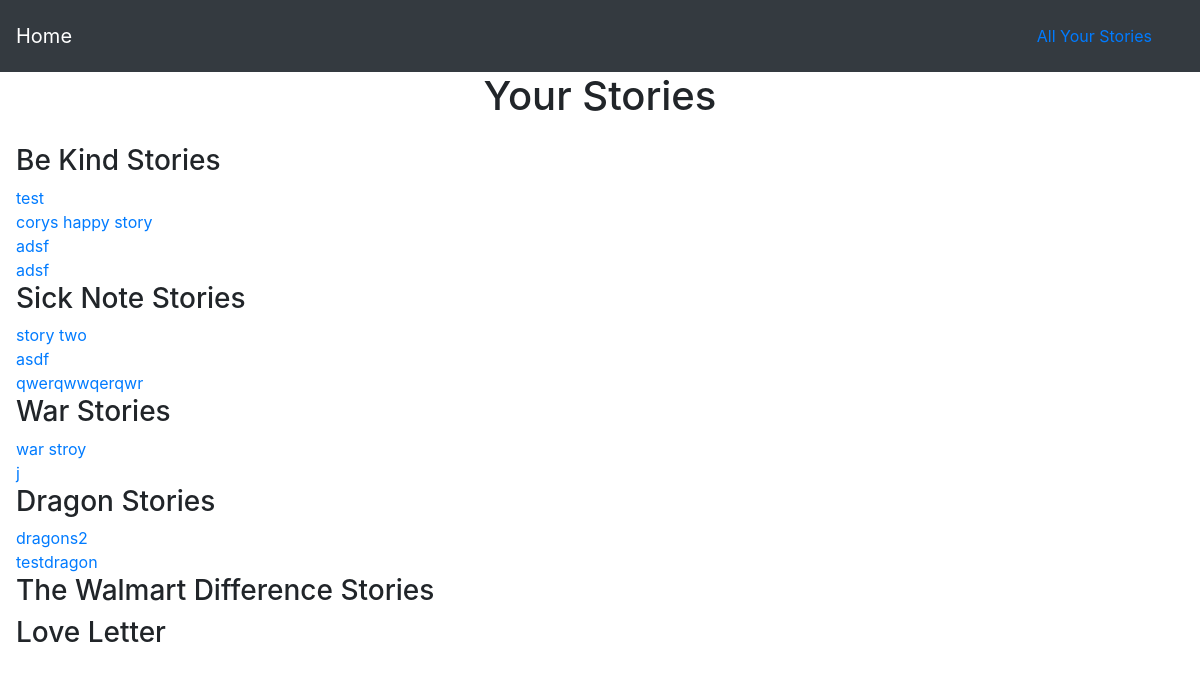
Page /all_stories on the earlier database version.
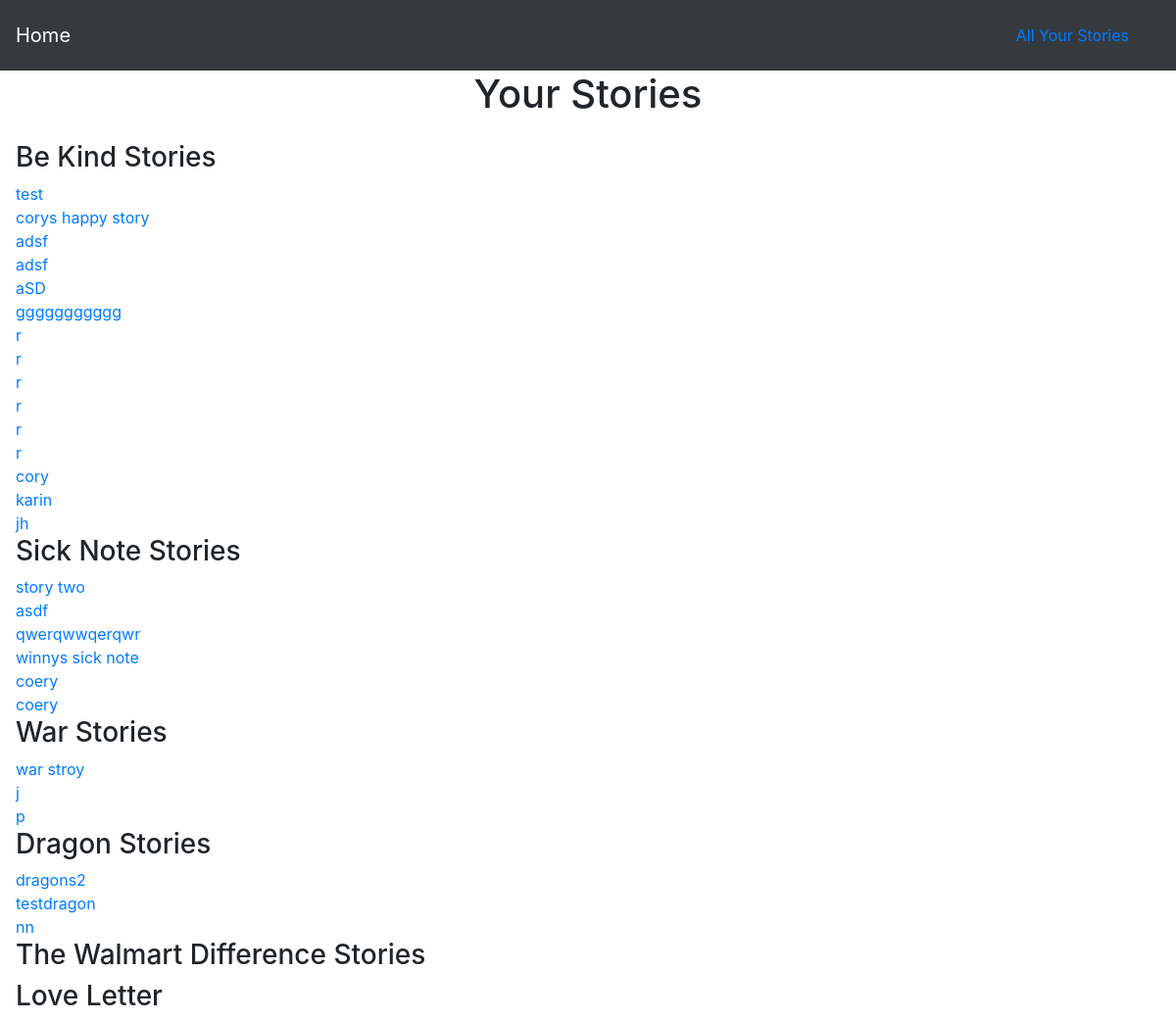
Same page on the later database version.
### story_time/models.py (models this page shows)
class StoryOne(models.Model):
    story_name = models.CharField(max_length=200)
    noun_one = models.CharField(max_length=20)
    noun_two = models.CharField(max_length=20)
    noun_three = models.CharField(max_length=20)
    place = models.CharField(max_length=20)
    adjective = models.CharField(max_length=20)
    noun_four = models.CharField(max_length=20)

class StoryTwo(models.Model):
    story_name = models.CharField(max_length=200)
    silly_word1 = models.CharField(max_length=30)
    last_name = models.CharField(max_length=30)
    illness = models.CharField(max_length=30)
    noun_plural = models.CharField(max_length=30)
    adjective1 = models.CharField(max_length=30)
    adjective2 = models.CharField(max_length=30)
    silly_word2 = models.CharField(max_length=30)
    place = models.CharField(max_length=30)
    number = models.IntegerField()
    adjective3 = models.CharField(max_length=30)

class StoryWar(models.Model):
    story_name = models.CharField(max_length=200)
    noun1 = models.CharField(max_length=200)
    noun2 = models.CharField(max_length=200)
    noun3 = models.CharField(max_length=200)
    occupation = models.CharField(max_length=200)
    verb = models.CharField(max_length=200)
    place = models.CharField(max_length=200)
    verb2 = models.CharField(max_length=200)
    noun4 = models.CharField(max_length=200)
    verb3 = models.CharField(max_length=200)
    noun5 = models.CharField(max_length=200)
    noun6 = models.CharField(max_length=200)
    emotion = models.CharField(max_length=200)

class StoryDragons(models.Model):
    story_name = models.CharField(max_length=200)
    color = models.CharField(max_length=200)
    superlative = models.CharField(max_length=200)
    adjective1 = models.CharField(max_length=200)
    body_part = models.CharField(max_length=200)
    body_part2 = models.CharField(max_length=200)
    noun1 = models.CharField(max_length=200)
    animal = models.CharField(max_length=200)
    adjective2 = models.CharField(max_length=200)
    adjective3 = models.CharField(max_length=200)
    adjective4 = models.CharField(max_length=200)

### story_time/views.py (the view)
# urls.py: path('all_stories', views.all_stories, name='all_stories'),
def all_stories(request):
    story_list1 = StoryOne.objects.all()
    story_list2 = StoryTwo.objects.all()
    story_list3 = StoryWar.objects.all()
    story_list4 = StoryDragons.objects.all()
    story_list5 = StoryWalmart.objects.all()
    story_list6 = StoryLoveLetter.objects.all()
    context = {
        'story_list1': story_list1,
        'story_list2': story_list2,
        'story_list3': story_list3,
        'story_list4': story_list4,
        'story_list5': story_list5,
        'story_list6': story_list6,
    }
    return render(request, 'story_time/all_stories.html', context)

### story_time/templates/story_time/all_stories.html (shortened to what this page needs)
{% extends 'story_time/base.html' %}
{% block body %}
  <h1 class="text-center">Your Stories</h1>
  <div class="ml-3 mt-4">
  <h3>Be Kind Stories</h3>
    {% for story in story_list1 %}
      <a href="{% url 'story_time:story_one' story.id %}">{{ story.story_name }}</a><br>
    {% endfor %}
    <h3>Sick Note Stories</h3>
    {% for story in story_list2 %}
      <a href="{% url 'story_time:story_two' story.id %}">{{ story.story_name }}</a><br>
    {% endfor %}
    <h3>War Stories</h3>
    {% for story in story_list3 %}
      <a href="{% url 'story_time:story_war' story.id %}">{{ story.story_name }}</a><br>
    {% endfor %}
  <h3>Dragon Stories</h3>
    {% for story in story_list4 %}
      <a href="{% url 'story_time:story_dragons' story.id %}">{{ story.story_name }}</a><br>
    {% endfor %}
    <h3>The Walmart Difference Stories</h3>
    <h3>Love Letter</h3>
  </div>
{% endblock %}

### story_time/templates/story_time/base.html (shortened to what this page needs)
<!doctype html>
<html lang="en">
<head>
  <link rel="stylesheet" href="https://stackpath.bootstrapcdn.com/bootstrap/4.5.2/css/bootstrap.min.css">
  <script src="https://stackpath.bootstrapcdn.com/bootstrap/4.5.2/js/bootstrap.min.js"></script></head>
</head>
<body>
  <nav class="navbar navbar-dark bg-dark">
    <a href="{% url 'story_time:home' %}" class="navbar-brand">Home</a>
    <div class="navbar">
      <a href="{% url 'story_time:all_stories' %}" class="nav-item nav-link">All Your Stories</a>
    </div>
  </nav>
{% block body %}
{% endblock %}
</body>
</html>

Differences in the rows shown:
added StoryOne: story_name "aSD"
added StoryOne: story_name "ggggggggggg"
added StoryOne: story_name "r"
added StoryOne: story_name "r"
added StoryOne: story_name "r"
added StoryOne: story_name "r"
added StoryOne: story_name "r"
added StoryOne: story_name "r"
added StoryOne: story_name "cory"
added StoryOne: story_name "karin"
added StoryOne: story_name "jh"
added StoryTwo: story_name "winnys sick note"
added StoryTwo: story_name "coery"
added StoryTwo: story_name "coery"
added StoryWar: story_name "p"
added StoryDragons: story_name "nn"
